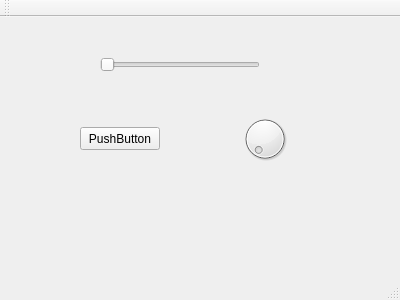
<?xml version="1.0" encoding="UTF-8"?>
<ui version="4.0">
 <class>MainWindow</class>
 <widget class="QMainWindow" name="MainWindow">
  <property name="geometry">
   <rect>
    <x>0</x>
    <y>0</y>
    <width>400</width>
    <height>300</height>
   </rect>
  </property>
  <property name="windowTitle">
   <string>MainWindow</string>
  </property>
  <widget class="QWidget" name="centralWidget">
   <widget class="QPushButton" name="pushButton">
    <property name="geometry">
     <rect>
      <x>80</x>
      <y>110</y>
      <width>80</width>
      <height>23</height>
     </rect>
    </property>
    <property name="text">
     <string>PushButton</string>
    </property>
   </widget>
   <widget class="QDial" name="dial">
    <property name="geometry">
     <rect>
      <x>240</x>
      <y>90</y>
      <width>50</width>
      <height>64</height>
     </rect>
    </property>
   </widget>
   <widget class="QSlider" name="horizontalSlider">
    <property name="geometry">
     <rect>
      <x>100</x>
      <y>40</y>
      <width>160</width>
      <height>16</height>
     </rect>
    </property>
    <property name="orientation">
     <enum>Qt::Horizontal</enum>
    </property>
   </widget>
  </widget>
  <widget class="QMenuBar" name="menuBar">
   <property name="geometry">
    <rect>
     <x>0</x>
     <y>0</y>
     <width>400</width>
     <height>20</height>
    </rect>
   </property>
  </widget>
  <widget class="QToolBar" name="mainToolBar">
   <attribute name="toolBarArea">
    <enum>TopToolBarArea</enum>
   </attribute>
   <attribute name="toolBarBreak">
    <bool>false</bool>
   </attribute>
  </widget>
  <widget class="QStatusBar" name="statusBar"/>
 </widget>
 <layoutdefault spacing="6" margin="11"/>
 <resources/>
 <connections/>
</ui>
